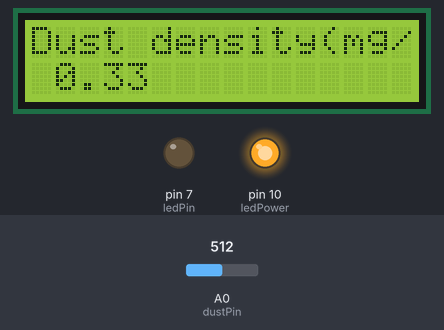
Bench run of a sketch on a simulated Arduino Uno, built with avr-gcc and run on an emulated ATmega328P. On the bench: 16×2 character LCD, output pins drawn as LEDs (lit = HIGH). The inputs (shaded band) are chosen by the test bench; at power-on: A0 (dustPin) = 512. What the sketch prints to the serial monitor is not drawn.

Above: at 1.6 s.
1.7 s: A0 (dustPin) set to 586
At 3.7 s:
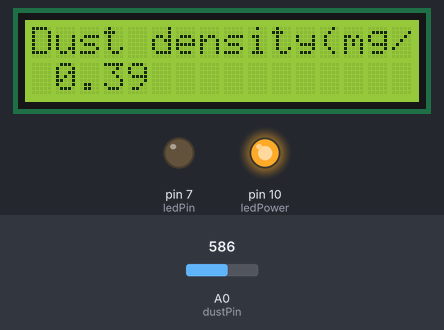
4.8 s: A0 (dustPin) set to 615
At 7.8 s:
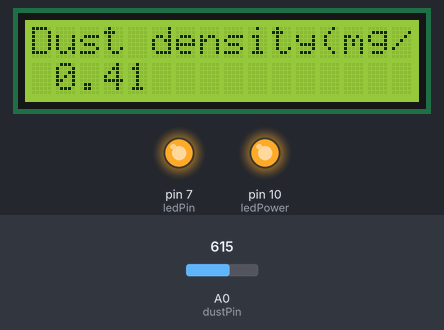
8.1 s: A0 (dustPin) set to 716
At 11.2 s:
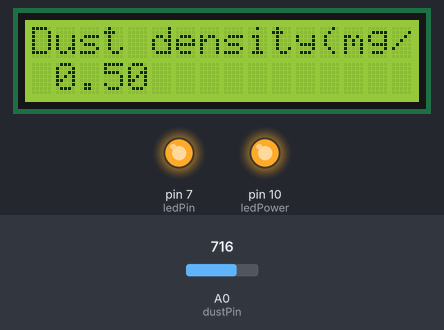
11.5 s: A0 (dustPin) set to 511
At 14.4 s:
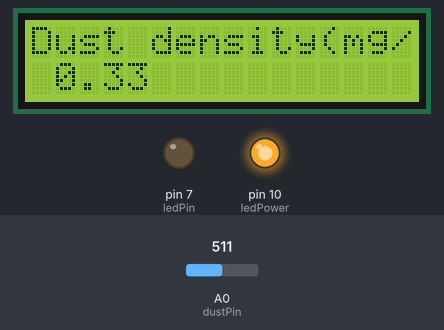
Timing chart, 0 to 15.8 s (numbered marks = the images above; inputs shaded):
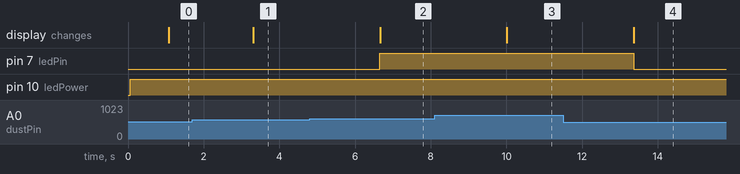

Measured:
- the behaviour switches between 600 and 601 on A0 (dustPin) (found by bisection; images 1 and 2)
- after the input at 1.7 s, the display: changes after 1.6 s (image 1)
- after the input at 4.8 s, pin 7 (ledPin): LOW → HIGH after 1.9 s; the display: changes after 1.9 s (image 2)
- after the input at 8.1 s, the display: changes after 1.9 s (image 3)
- after the input at 11.5 s, pin 7 (ledPin): HIGH → LOW after 1.9 s; the display: changes after 1.9 s (image 4)

The sketch:

dustLED.ino
```cpp
#include <LiquidCrystal.h>

int dustPin=0;
float dustVal=0;
float dustDensity = 0;

int ledPower=10;
int delayTime=280;
int delayTime2=40;
float offTime=9680;
int ledPin = 7;
// initialize the library with the numbers of the interface pins
LiquidCrystal lcd(12, 11, 5, 4, 3, 2);

void setup() {
 Serial.begin(9600);
  pinMode(ledPower,OUTPUT);
  pinMode(4, OUTPUT);
  pinMode(ledPin, OUTPUT);
  // set up the LCD's number of columns and rows:
  lcd.begin(16, 2);
  // Print a message to the LCD.
}

void loop() {
  digitalWrite(ledPower,LOW); // power on the LED
  delayMicroseconds(delayTime);

  dustVal=analogRead(dustPin); // read the dust value via pin 5 on the sensor
  delayMicroseconds(delayTime2);

  digitalWrite(ledPower,HIGH); // turn the LED off
  delayMicroseconds(offTime);

  delay(1000);
  dustDensity = 0.17*(dustVal*0.0049)-0.1;

  if( (dustDensity > 0.20) && (dustDensity < 0.40 ) ){
    analogWrite(ledPin ,70);
  }
  if (dustDensity >= 0.40){
    analogWrite(ledPin ,225);
  }
  else{
    analogWrite(ledPin ,0);
  }

 lcd.setCursor(0, 1);
 lcd.clear();
 lcd.print("Dust density(mg/m3) = ");
 lcd.setCursor(1, 2);
 lcd.print(dustDensity);
 Serial.println(dustDensity);
 delay(100);
}
```
